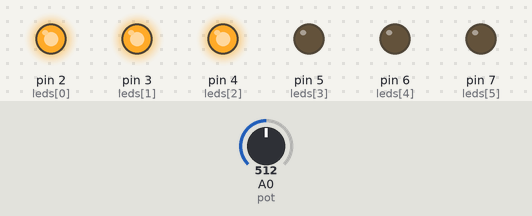
Recording of a sketch running on a simulated Arduino Uno, built with avr-gcc and run on an emulated ATmega328P. Parts: output pins drawn as LEDs (lit = HIGH). The inputs (shaded band) are chosen by the test bench; at power-on: A0 (pot) = 512.

Above: at 1.2 s.
1.3 s: A0 (pot) set to 671
2.8 s: A0 (pot) set to 695
At 4.0 s:
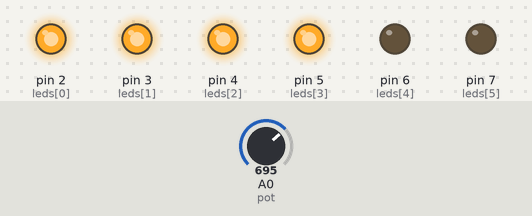
4.3 s: A0 (pot) set to 511
At 5.2 s:
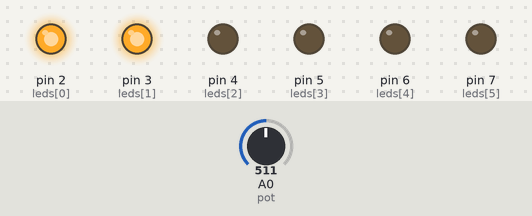
5.8 s: A0 (pot) set to 351
7.3 s: A0 (pot) set to 331
At 8.5 s:
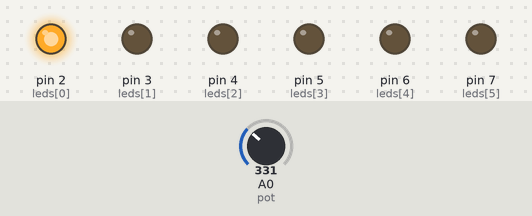
8.8 s: A0 (pot) set to 716
At 9.9 s:
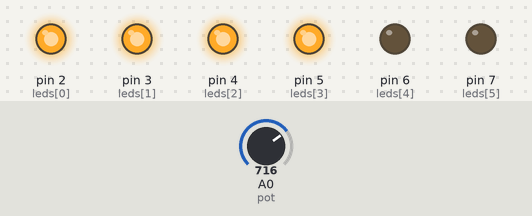
Timing chart, 0 to 11.3 s (numbered marks = the images above; inputs shaded):
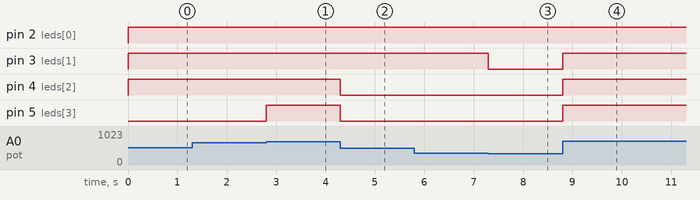

The sketch:

potenciometroMapVetor.ino
```cpp
#define pot A0
int leds[] = {2,3,4,5,6,7};

void setup(){
  pinMode(pot, INPUT);
  for(int i=0; i<6; i++){
    pinMode(leds[i], OUTPUT); //Iteração de declaração das portas de saída
  }
}

//Método para acender do 1° ao x-ésimo led e apagar os demais
void acender(int x){
  for(int i=0; i<x; i++){
    digitalWrite(leds[i], HIGH);  //Acende todos os x-ésimos primeiros leds
  }
  for(int i=x; i<6; i++){
    digitalWrite(leds[i], LOW); //Apaga os leds em diante
  }
}

void loop(){
  /*  Intervalo dos valores das portas
      (1) da porta analógica: 0 a 1023 (entrada)
      (2) da porta PWM: 0 a 255 (saida)
  */

  //Sintaxe: map(leitura, min_valor_entrada, max_valor_entrada, min_valor_saida, max_valor_saida)
  int valAnalogico = analogRead(pot); //Lê o valor analógico do potenciômetro

  //Conversão dos intervalos do potenciômetro em (0 a 6) 7 valores/estados possíveis
  int x = map(valAnalogico, 0, 1023, 0, 6);
  acender(x);
}
```

Measured:
- the behaviour switches between 681 and 682 on A0 (pot) (found by bisection; images 0 and 1)
- the behaviour switches between 341 and 340 on A0 (pot) (found by bisection; images 2 and 3)
- after the input at 1.3 s, every drawn part: stays the same
- after the input at 2.8 s, pin 5 (leds[3]): LOW → HIGH at once
- after the input at 4.3 s, pin 4 (leds[2]), pin 5 (leds[3]): HIGH → LOW at once
- after the input at 5.8 s, every drawn part: stays the same
- after the input at 7.3 s, pin 3 (leds[1]): HIGH → LOW at once
- after the input at 8.8 s, pin 3 (leds[1]), pin 4 (leds[2]), pin 5 (leds[3]): LOW → HIGH at once
